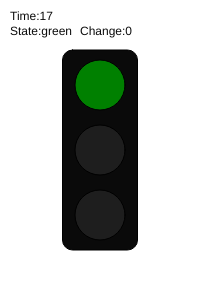
Frame 1 (no input)
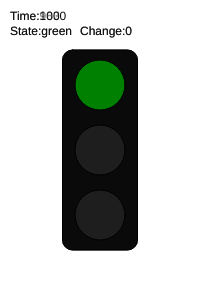
Frame 60 (no input)
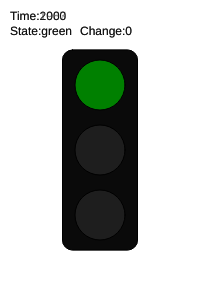
Frame 120 (the mouse pressed at the canvas centre since frame 60)

The p5.js sketch that drew these frames (run headless with seeded random() and noise() and a simulated clock; from frame 60 on, the mouse is pressed at the canvas centre):

// p5.js sketch
// ── sketch.js
// Traffic Light
// Daniel Messham
// wed 29 sept 2021

// GOAL: make a 'traffic light' simulator. For now, just have the light
// changing according to time. You may want to investigate the millis()
// function at https://p5js.org/reference/#/p5/millis

let switchTime = 0;//variable to hold last switch time

let trafficState = 'green';//variable to hold state, 2 = red, 1 = yellow, 0 = green

let redTime = 6000;
let greenTime = 6000;
let yellowTime = 3000;

function setup() {
  createCanvas(200, 300);
  //trafficState = green;
}

function draw() {
  background(255,255,255,125);
  drawOutlineOfLights();
  fill(12);
  text('Time:'+round(millis()), 10,20);
  text('Change:'+round(switchTime), (width*(2/5)),35);
  text(("State:"+trafficState), 10,35);
}

function drawOutlineOfLights() {
  //box
  rectMode(CENTER);
  fill(10);
  rect(width/2, height/2, 75, 200, 10);

  lightColor()
  //lights
  fill(255);
  if(trafficState==='green'){fill('green')}
  else{fill(30);}
  ellipse(width/2, height/2 - 65, 50, 50); //top

  if(trafficState==='yellow'){fill('yellow')}
  else{fill(30);}
  ellipse(width/2, height/2, 50, 50); //middle

  if(trafficState==='red'){fill('red')}
  else{fill(30);}
  ellipse(width/2, height/2 + 65, 50, 50); //bottom
}

function lightColor(){
  if(millis() > switchTime + redTime && trafficState==='yellow'){
    trafficState = 'red';
    switchTime = millis();
  }
  else if(millis() > switchTime + greenTime && trafficState==='red'){
    trafficState = 'green';
    switchTime = millis()
  }
  else if(millis() > switchTime + yellowTime && trafficState==='green'){
    trafficState = 'yellow';
    switchTime = millis()
  }
}
